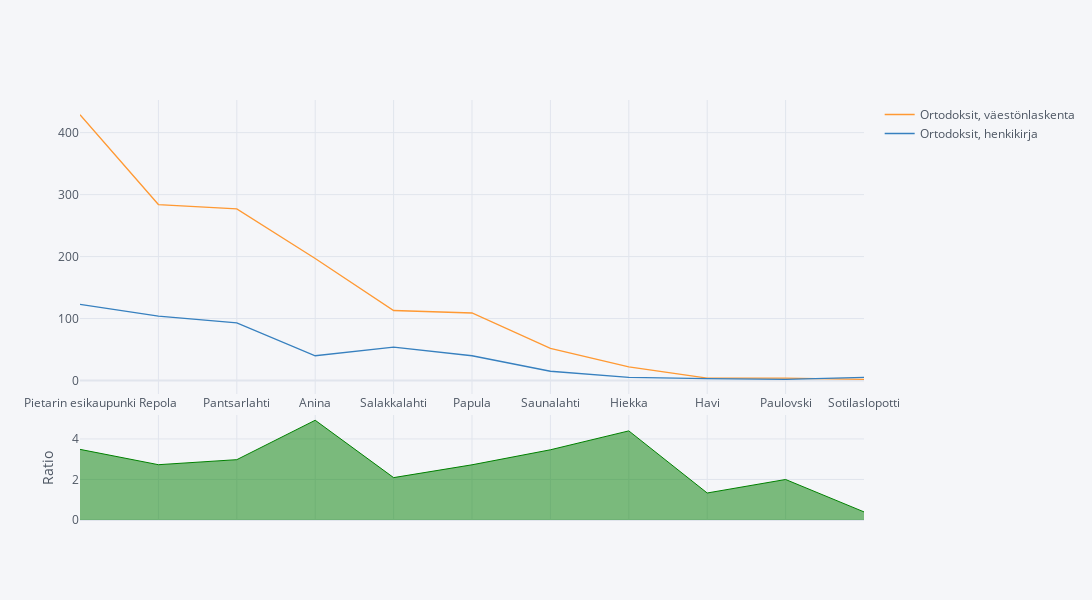

The code cell stored with this chart in its notebook:
### Code cell
districts[[
    'Ortodoksit, väestönlaskenta',
    'Ortodoksit, henkikirja',
]].drop(index=['Valli', 'Pyhän Annan kruunu', 'Viipurin esikaupunki']).sort_values(
    by='Ortodoksit, väestönlaskenta', ascending=False).iplot(
    # title="Ortodoksien lukumäärä väestönlaskennassa verrattuna henkikirjaan (pl. suuret kasarmialueet)",
    kind="ratio",
    dimensions=(1200,600),
)

### Figure 1 — Plotly figure (JSON) as saved in the notebook; plotly's stock layout.template omitted (floating-point values rounded to 4 significant figures)
{"data": [{"line": {"color": "rgba(255, 153, 51, 1.0)", "dash": "solid", "shape": "linear", "width": 1.3}, "mode": "lines", "name": "Ortodoksit, väestönlaskenta", "text": "", "x": ["Pietarin esikaupunki", "Repola", "Pantsarlahti", "Anina", "Salakkalahti", "Papula", "Saunalahti", "Hiekka", "Havi", "Paulovski", "Sotilaslopotti"], "y": [429, 284, 277, 197, 113, 109, 52, 22, 4, 4, 2], "type": "scatter"}, {"line": {"color": "rgba(55, 128, 191, 1.0)", "dash": "solid", "shape": "linear", "width": 1.3}, "mode": "lines", "name": "Ortodoksit, henkikirja", "text": "", "x": ["Pietarin esikaupunki", "Repola", "Pantsarlahti", "Anina", "Salakkalahti", "Papula", "Saunalahti", "Hiekka", "Havi", "Paulovski", "Sotilaslopotti"], "y": [123, 104, 93, 40, 54, 40, 15, 5, 3, 2, 5], "type": "scatter"}, {"connectgaps": false, "fill": "tozeroy", "line": {"color": "rgba(0, 128, 0, 1.0)", "dash": "solid", "shape": "linear", "width": 1}, "mode": "lines", "name": "Ratio", "showlegend": false, "x": ["Pietarin esikaupunki", "Repola", "Pantsarlahti", "Anina", "Salakkalahti", "Papula", "Saunalahti", "Hiekka", "Havi", "Paulovski", "Sotilaslopotti"], "xaxis": "x2", "y": [3.488, 2.731, 2.978, 4.925, 2.093, 2.725, 3.467, 4.4, 1.333, 2.0, 0.4], "yaxis": "y2", "type": "scatter"}], "layout": {"height": 600, "hovermode": "x", "legend": {"bgcolor": "#F5F6F9", "font": {"color": "#4D5663"}}, "paper_bgcolor": "#F5F6F9", "plot_bgcolor": "#F5F6F9", "title": {"font": {"color": "#4D5663"}}, "width": 1200, "xaxis": {"gridcolor": "#E1E5ED", "showgrid": true, "tickfont": {"color": "#4D5663"}, "title": {"font": {"color": "#4D5663"}, "text": ""}, "zerolinecolor": "#E1E5ED"}, "yaxis": {"domain": [0.3, 1], "gridcolor": "#E1E5ED", "showgrid": true, "tickfont": {"color": "#4D5663"}, "title": {"font": {"color": "#4D5663"}, "text": ""}, "zerolinecolor": "#E1E5ED"}, "yaxis2": {"domain": [0, 0.25], "gridcolor": "#E1E5ED", "showgrid": true, "tickfont": {"color": "#4D5663"}, "title": {"font": {"color": "#4D5663"}, "text": "Ratio"}, "zerolinecolor": "#E1E5ED"}, "xaxis2": {"anchor": "y2", "gridcolor": "#E1E5ED", "showgrid": true, "showticklabels": false, "tickfont": {"color": "#4D5663"}, "title": {"font": {"color": "#4D5663"}, "text": ""}, "zerolinecolor": "#E1E5ED"}}}
